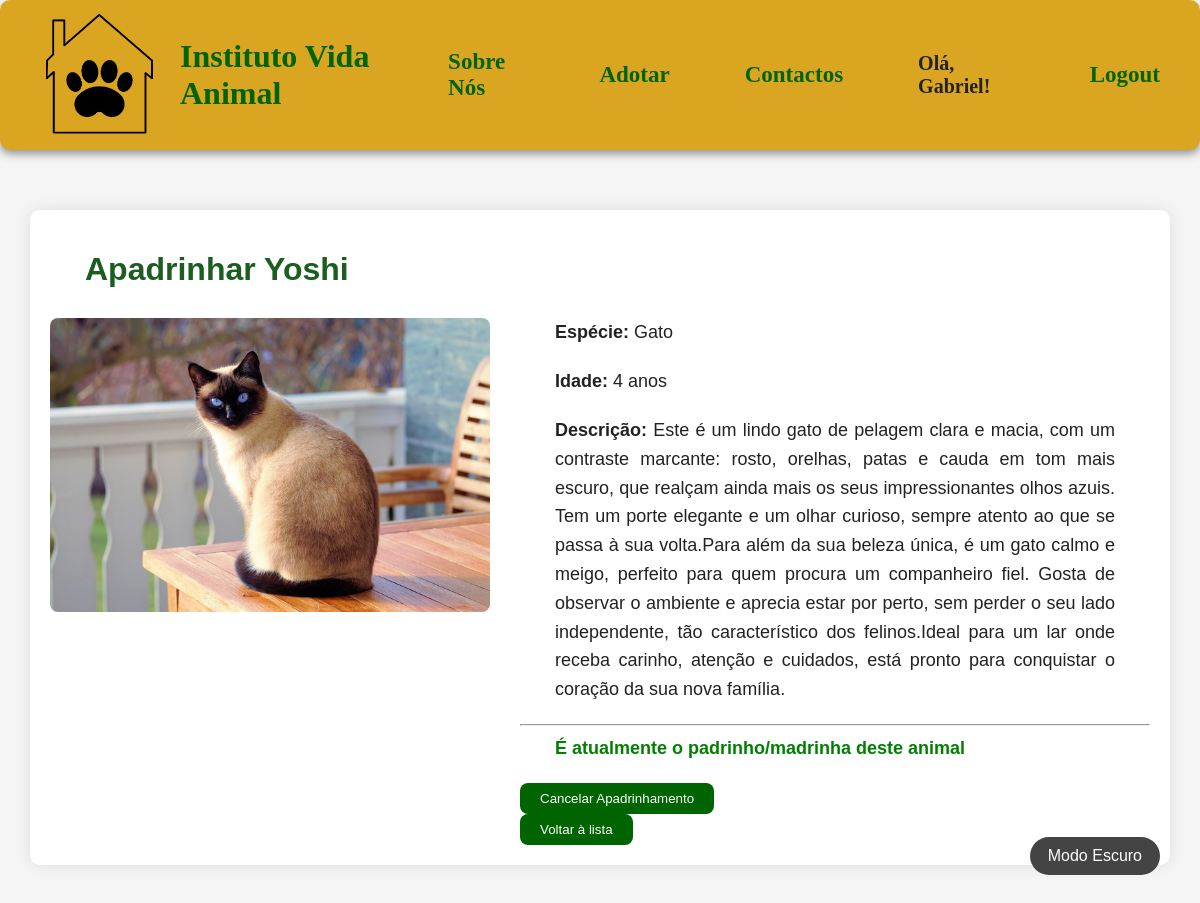
/apadrinhar/3/ (signed in), run on the app's committed database.
### app_adocao/models.py (models this page shows, shortened)
class Animal(models.Model):
    ESPECIES = (
        ('gato', 'Gato'),
        ('cao', 'Cão'),
    )
    nome = models.CharField(max_length=15)
    idade = models.IntegerField()
    especie = models.CharField(choices=ESPECIES)
    descricao = models.CharField(max_length=500)
    imagem = models.ImageField(upload_to='imgAnimal/')
    padrinho = models.ForeignKey(
            User,
            on_delete=models.SET_NULL,
            null=True,
            blank=True,
            related_name='animais_apadrinhados'
        )

### app_adocao/views.py (the view)
# urls.py: path('apadrinhar/<int:animal_id>/', views.apadrinhar, name='apadrinhar'),
@login_required
def apadrinhar(request, animal_id):
    animal = get_object_or_404(Animal, id=animal_id)
    if animal.padrinho and animal.padrinho != request.user:
        messages.warning(request, f"O {animal.nome} já foi apadrinhado por outro utilizador.")
        return render(request, 'site/apadrinhar.html', {'animal': animal})
    if request.method == "POST" and "cancelar" in request.POST:
        if animal.padrinho == request.user:
            animal.padrinho = None
            animal.save()
            messages.success(request, f"Apadrinhamento de {animal.nome} cancelado.")
        return render(request, 'site/apadrinhar.html', {'animal': animal})
    if request.method == "POST" and not animal.padrinho:
        animal.padrinho = request.user
        animal.save()
        messages.success(request, f"Parabéns! Agora é o padrinho/madrinha de {animal.nome}.")
        return render(request, 'site/apadrinhar.html', {'animal': animal})
    return render(request, 'site/apadrinhar.html', {'animal': animal})

### app_adocao/templates/site/apadrinhar.html (shortened to what this page needs)
<!DOCTYPE html>
<html lang="pt">
    <head>
        {% load static %}
        <link rel="stylesheet" href="{% static 'css/style.css' %}">
        <link rel="stylesheet" href="{% static 'css/animais.css' %}">
        <link rel="stylesheet" href="{% static 'css/modoEscuro.css' %}">
    </head>
    <body>
        <header class="cabecalho">
            <div style="gap: 20px; display: flex; align-items: center;">
                <img src="{% static 'imagens/logo.png' %}" alt="Logo do Instituto Vida Animal" class="logo">
                <a class="home" style="font-size: 32px; font-family: cursive; font-weight: bolder;" href="/">Instituto Vida Animal</a>
            </div>
            <nav>
                <a style="font-size: 23px;" href="../../sobreNos">Sobre Nós</a>
                <a style="font-size: 23px;" href="../../adotar">Adotar</a>
                <a style="font-size: 23px;" href="../../contactos">Contactos</a>
                {% if user.is_authenticated %}
                    <span style="font-size: 20px; margin-right: 10px;">Olá, {{ user.username }}!</span>
                    <a style="font-size: 23px;" href="{% url 'logout' %}">Logout</a>
                {% else %}
                    <a style="font-size: 23px;" href="{% url 'sign_in' %}">Login</a>
                {% endif %}
            </nav>
        </header>
        <button id="darkModeToggle">Modo Escuro</button>
        <main>
            <h1>Apadrinhar {{ animal.nome }}</h1>
            <div class="animal-detalhes">
                <img src="{{ animal.imagem.url }}" alt="{{ animal.nome }}">
                <div class="animal-info">
                    <p><strong>Espécie:</strong> {{ animal.get_especie_display }}</p>
                    <p><strong>Idade:</strong> {{ animal.idade }} anos</p>
                    <p><strong>Descrição:</strong> {{ animal.descricao }}</p>
                    <hr>
                    {% if not animal.padrinho %}
                        <form method="post">
                            {% csrf_token %}
                            <p>Deseja confirmar o apadrinhamento deste animal?</p>
                            <button type="submit" class="btn-verde">Confirmar Apadrinhamento</button>
                        </form>
                        <a href="{% url 'adotar' %}">
                            <button class="btn-voltar">Voltar à lista</button>
                        </a>
                    {% elif animal.padrinho == user %}
                        <p style="color: green; font-weight: bold;">É atualmente o padrinho/madrinha deste animal</p>
                        <form method="post">
                            <button type="submit" name="cancelar" class="btn-vermelho">Cancelar Apadrinhamento</button>
                        </form>
                        <a href="{% url 'adotar' %}"><button>Voltar à lista</button></a>
                    {% else %}
                        <p style="color: red; font-weight: bold;">Este animal já foi apadrinhado por outro utilizador.</p>
                        <a href="{% url 'adotar' %}"><button>Voltar à lista</button></a>
                    {% endif %}
                </div>
            </div>
        </main>
    </body>
</html>

### app_adocao/static/css/style.css (style rules this page uses)
body { font-family: Arial, sans-serif; background-color: whitesmoke; margin: 0; color: #222; padding-top: 160px; }
h1 { margin-left: 35px; font-family: 'Trebuchet MS', sans-serif; color: #1b5e20; }
p { text-align: justify; margin: 0 35px 20px 35px; font-size: large; line-height: 1.6; }
.cabecalho { display: flex; align-items: center; justify-content: space-between; padding: 0 40px; background-color: #daa520; border-radius: 10px; box-shadow: 0 4px 8px rgba(0, 0, 0, 0.404); height: 150px; position: fixed; top: 0; left: 0; right: 0; z-index: 1000; }
.logo { width: 120px; height: auto; }
.home { font-size: 32px; font-family: cursive; font-weight: bolder; color: darkgreen; text-decoration: none; }
nav { font-family: cursive; display: flex; gap: 75px; align-items: center; font-weight: bolder; }
nav a, nav span { font-size: 23px; }
a:link:not(.sign_up), a:visited:not(.sign_up) { color: darkgreen; text-decoration: none; }
button { background-color: darkgreen; color: white; padding: 8px 20px; border-radius: 8px; border: none; cursor: pointer; transition: 0.3s; }
main { max-width: 1100px; margin: 50px auto; padding: 20px; background-color: white; border-radius: 10px; box-shadow: 0 0 15px rgba(0,0,0,0.1); }

### app_adocao/static/css/animais.css (style rules this page uses)
.animal-detalhes { display: flex; gap: 30px; align-items: flex-start; margin-top: 30px; }
.animal-detalhes img { max-width: 40%; height: auto; border-radius: 8px; object-fit: cover; }
.animal-info { flex: 1; }

### app_adocao/static/css/modoEscuro.css (style rules this page uses)
#darkModeToggle { cursor: pointer; font-size: 16px; padding: 10px 18px; border: none; border-radius: 50px; background-color: #444; color: white; transition: background-color 0.3s, transform 0.2s; margin: 20px; position: fixed; bottom: 20px; right: 20px; z-index: 1000; }

### data on the page
Animal: nome "Yoshi", imagem (picture), especie "Gato", idade "4", descricao "Este é um lindo gato de pelagem clara e macia, com um contraste marcante: rosto, orelhas, patas e cauda em tom mais escuro, que realçam ainda mais os seus impressionantes olhos azuis. Tem um porte elegante e um olhar curioso, sempre atento ao que se passa à sua volta.Para além da sua beleza única, é um gato calmo e meigo, perfeito para quem procura um companheiro fiel. Gosta de observar o ambiente e aprecia estar por perto, sem perder o seu lado independente, tão característico dos felinos.Ideal para um lar onde receba carinho, atenção e cuidados, está pronto para conquistar o coração da sua nova família."

### other printed values
{{ user.username }} "Gabriel"
